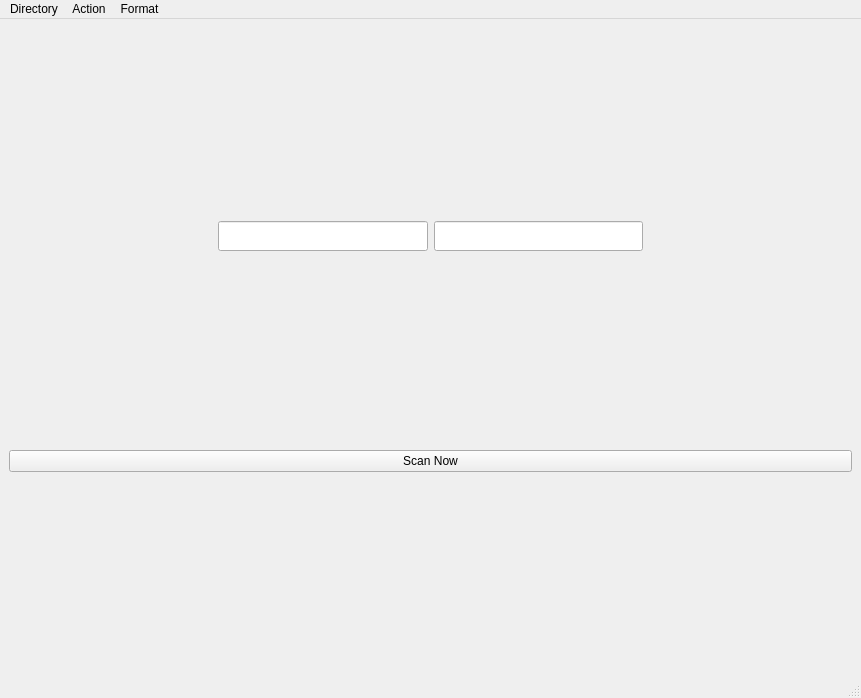
<?xml version="1.0" encoding="UTF-8"?>
<ui version="4.0">
 <class>MainWindow</class>
 <widget class="QMainWindow" name="MainWindow">
  <property name="geometry">
   <rect>
    <x>0</x>
    <y>0</y>
    <width>861</width>
    <height>698</height>
   </rect>
  </property>
  <property name="windowTitle">
   <string>Scanner Camera Controls</string>
  </property>
  <widget class="QWidget" name="centralwidget">
   <layout class="QVBoxLayout" name="verticalLayout">
    <item>
     <widget class="QFrame" name="gridFrame">
      <property name="enabled">
       <bool>true</bool>
      </property>
      <property name="minimumSize">
       <size>
        <width>0</width>
        <height>30</height>
       </size>
      </property>
      <property name="maximumSize">
       <size>
        <width>16777215</width>
        <height>30</height>
       </size>
      </property>
      <layout class="QGridLayout" name="gridLayout">
       <property name="leftMargin">
        <number>0</number>
       </property>
       <property name="topMargin">
        <number>0</number>
       </property>
       <property name="rightMargin">
        <number>0</number>
       </property>
       <property name="bottomMargin">
        <number>0</number>
       </property>
       <property name="verticalSpacing">
        <number>0</number>
       </property>
       <item row="0" column="2">
        <widget class="QLineEdit" name="PageNoL">
         <property name="minimumSize">
          <size>
           <width>0</width>
           <height>30</height>
          </size>
         </property>
         <property name="styleSheet">
          <string notr="true">padding-left:10px</string>
         </property>
         <property name="text">
          <string/>
         </property>
        </widget>
       </item>
       <item row="0" column="0">
        <spacer name="horizontalSpacer">
         <property name="orientation">
          <enum>Qt::Horizontal</enum>
         </property>
         <property name="sizeHint" stdset="0">
          <size>
           <width>50</width>
           <height>20</height>
          </size>
         </property>
        </spacer>
       </item>
       <item row="0" column="1">
        <widget class="QLineEdit" name="PageNoR">
         <property name="minimumSize">
          <size>
           <width>0</width>
           <height>30</height>
          </size>
         </property>
         <property name="styleSheet">
          <string notr="true">padding-right: 10px</string>
         </property>
         <property name="text">
          <string/>
         </property>
         <property name="alignment">
          <set>Qt::AlignRight|Qt::AlignTrailing|Qt::AlignVCenter</set>
         </property>
         <property name="dragEnabled">
          <bool>false</bool>
         </property>
         <property name="readOnly">
          <bool>false</bool>
         </property>
        </widget>
       </item>
       <item row="0" column="3">
        <spacer name="horizontalSpacer_2">
         <property name="orientation">
          <enum>Qt::Horizontal</enum>
         </property>
         <property name="sizeHint" stdset="0">
          <size>
           <width>40</width>
           <height>20</height>
          </size>
         </property>
        </spacer>
       </item>
      </layout>
     </widget>
    </item>
    <item>
     <layout class="QHBoxLayout" name="camPreviews">
      <property name="sizeConstraint">
       <enum>QLayout::SetMaximumSize</enum>
      </property>
      <property name="leftMargin">
       <number>0</number>
      </property>
      <property name="rightMargin">
       <number>0</number>
      </property>
     </layout>
    </item>
    <item>
     <widget class="QPushButton" name="scanBtn">
      <property name="text">
       <string>Scan Now</string>
      </property>
     </widget>
    </item>
   </layout>
  </widget>
  <widget class="QMenuBar" name="menubar">
   <property name="geometry">
    <rect>
     <x>0</x>
     <y>0</y>
     <width>861</width>
     <height>24</height>
    </rect>
   </property>
   <widget class="QMenu" name="menuDirectory">
    <property name="title">
     <string>Directory</string>
    </property>
    <addaction name="actionOpen"/>
   </widget>
   <widget class="QMenu" name="menuAction">
    <property name="title">
     <string>Action</string>
    </property>
    <addaction name="actionSwitch_Cameras"/>
    <addaction name="actionSync"/>
   </widget>
   <widget class="QMenu" name="menuFormat">
    <property name="title">
     <string>Format</string>
    </property>
    <addaction name="actionArabic"/>
    <addaction name="actionRoman_Upper"/>
    <addaction name="actionRoman_Lower"/>
    <addaction name="actionPadding_Character"/>
    <addaction name="actionPadding_Length"/>
    <addaction name="actionFile_Name_Prefix"/>
    <addaction name="actionFile_Name_Suffix"/>
   </widget>
   <addaction name="menuDirectory"/>
   <addaction name="menuAction"/>
   <addaction name="menuFormat"/>
  </widget>
  <widget class="QStatusBar" name="statusbar"/>
  <action name="actionOpen">
   <property name="text">
    <string>Open</string>
   </property>
  </action>
  <action name="actionSwitch_Cameras">
   <property name="text">
    <string>Switch Cameras</string>
   </property>
  </action>
  <action name="actionArabic">
   <property name="text">
    <string>Arabic</string>
   </property>
  </action>
  <action name="actionRoman_Upper">
   <property name="text">
    <string>Roman Upper</string>
   </property>
  </action>
  <action name="actionRoman_Lower">
   <property name="text">
    <string>Roman Lower</string>
   </property>
  </action>
  <action name="actionPadding_Character">
   <property name="text">
    <string>Padding Character</string>
   </property>
  </action>
  <action name="actionPadding_Length">
   <property name="text">
    <string>File Name Length</string>
   </property>
  </action>
  <action name="actionFile_Name_Prefix">
   <property name="text">
    <string>File Name Prefix</string>
   </property>
  </action>
  <action name="actionFile_Name_Suffix">
   <property name="text">
    <string>File Name Suffix</string>
   </property>
  </action>
  <action name="actionSync">
   <property name="text">
    <string>Sync</string>
   </property>
  </action>
 </widget>
 <tabstops>
  <tabstop>scanBtn</tabstop>
  <tabstop>PageNoR</tabstop>
  <tabstop>PageNoL</tabstop>
 </tabstops>
 <resources/>
 <connections/>
</ui>
